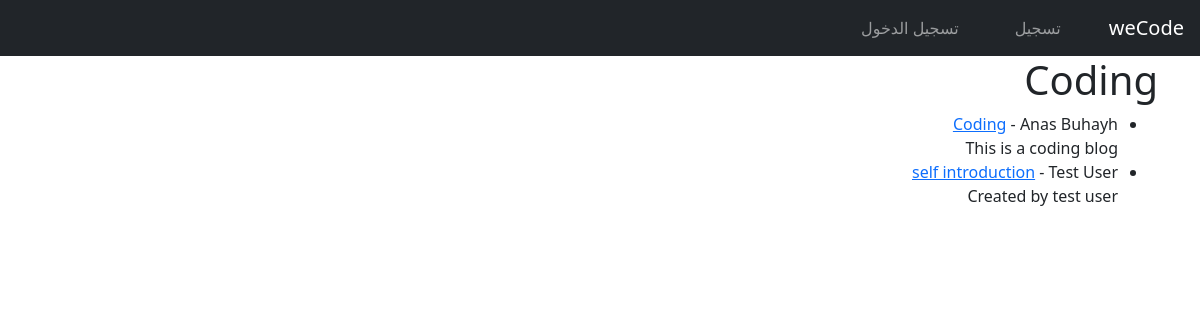
The page /category/coding/ on the database as committed earlier.
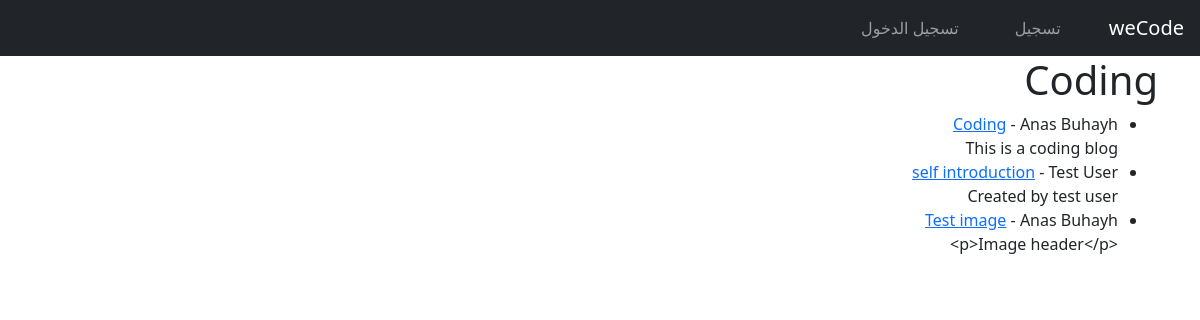
The same page on the database as committed later.
### weCodeBlog/models.py (models this page shows, shortened)
class Post(models.Model):
    title = models.CharField(max_length=255)
    header_image = models.ImageField(null=True, blank=True, upload_to="images/")
    tags = models.CharField(max_length=255)
    author = models.ForeignKey(User, on_delete=models.CASCADE)
    body = RichTextField(blank=True, null=True)
    post_date = models.DateField(auto_now_add=True)
    update_date = models.DateField(auto_now_add=True)
    category = models.CharField(max_length=255, default='web developing')

### weCodeBlog/views.py (the view)
# urls.py: path('category/<str:cats>/', CategoryView, name='category'),
def CategoryView(request, cats):
    category_posts = Post.objects.filter(category=cats.replace('-', ' '))
    return render(request, 'categories.html', {
        'cats':cats.title().replace('-', ' '),
        'category_posts':category_posts
        })

### weCodeBlog/templates/categories.html (shortened to what this page needs)
{% extends 'base.html' %}
{% block content %}
{% if category_posts %}
<h1>{{ cats }}</h1>
<ul>
{% for post in category_posts %}
    <li>
        <a href="{% url 'post-detail' post.pk %}">{{ post.title }}</a>
        - {{ post.author.first_name }} {{ post.author.last_name }}
    <br>
        {{ post.body|slice:":200" }}
    </li>
{% endfor %}
</ul>
{% else %}
<h2>عذرا. هذه الصفحة غير موجودة </h2>
{% endif %}
{% endblock %}

Rows that differ between the two databases and show on the page:
added Post: title "Test image", author.first_name "Anas", author.last_name "Buhayh", body "<p>Image header</p>"
